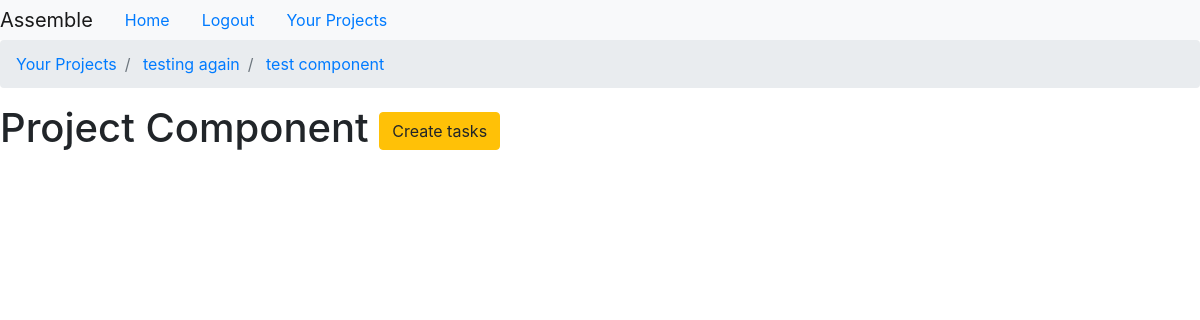
The page /home/project-component-detail/test-component-1/ (signed in) on the database as committed earlier.
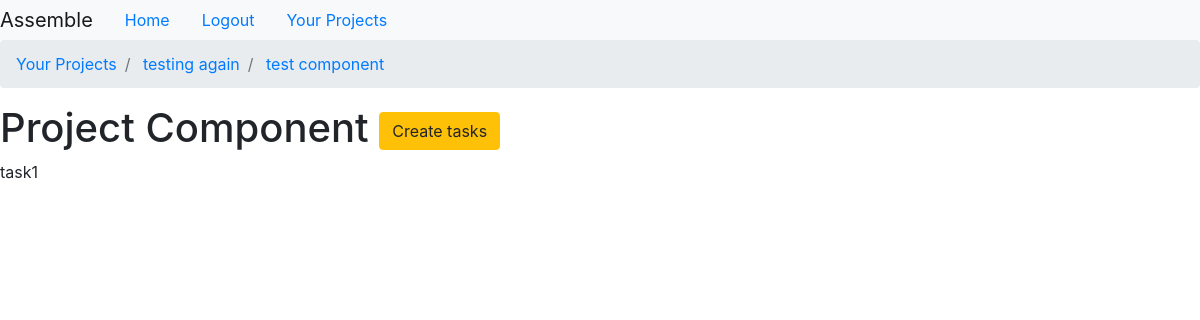
The same page on the database as committed later.
### assemble/models.py (models this page shows, shortened)
class ProjectComponent(models.Model):
    name = models.CharField(max_length=100)
    description = models.TextField(max_length=300)
    completed = models.BooleanField(default=False)
    slug = models.SlugField(max_length=100,unique=True,blank=True,null=True)
    project = models.ForeignKey(Project,on_delete=models.CASCADE)

class Project(models.Model):
    name = models.CharField(max_length=60)
    description = models.TextField(max_length=400)
    user = models.ManyToManyField(User)
    slug = models.SlugField(max_length=100,unique=True,blank=True,null=True)
    completed = models.BooleanField(default=False)

class ComponentTask(models.Model):
    name = models.CharField(max_length=100)
    completed=models.BooleanField(default=False)
    slug= models.SlugField(max_length=100,unique=True,blank=True,null=True)
    project_component = models.ForeignKey(ProjectComponent,on_delete=models.CASCADE)

### assemble/views.py (the view)
# urls.py: path('project-component-detail/<project_component_slug>/',project_component_detail_view,name="project-component-detail"),
@login_required
def project_component_detail_view(request,project_component_slug):
    component = ProjectComponent.objects.get(slug=project_component_slug)
    component_tasks = ComponentTask.objects.filter(project_component__slug=project_component_slug)
    context = {
        'component_tasks':component_tasks,
        'component':component,
    }
    return render(request,'assemble/project_component.html',context)

### templates/assemble/project_component.html
{% extends 'assemble/base.html' %}
{% block breadcrumb %}
    <li class="breadcrumb-item">
        <a href="{% url 'project-list' %}">
            Your Projects
        </a>
    </li>
    <li class="breadcrumb-item">
        <a href="{% url 'project-detail' component.project.slug %}"> {{ component.project.name }} </a>
    </li>
    <li class="breadcrumb-item">
        <a href="{% url 'project-component-detail' component.slug %}"> {{ component.name }} </a>
    </li>
{% endblock breadcrumb %}
{% block content %}
<h1>Project Component <a class="btn btn-warning" href="{% url 'create-task' component.slug %}">Create tasks</a></h1>
{% for task in component_tasks %}
    <p>{{ task.name }}</p>
{% endfor %}
{% endblock content %}

### templates/assemble/base.html (shortened to what this page needs)
<!DOCTYPE html>
<html lang="en">
<head>
    <link rel="stylesheet" href="https://stackpath.bootstrapcdn.com/bootstrap/4.4.1/css/bootstrap.min.css">
    <link rel="stylesheet" href="https://stackpath.bootstrapcdn.com/font-awesome/4.7.0/css/font-awesome.min.css">
</head>
<body>
    {% include 'assemble/navbar.html' %}
    <nav aria-label="breadcrumb">
        <ol class="breadcrumb">
            {% block breadcrumb %}
            {% endblock breadcrumb %}
        </ol>
    </nav>
    {% block content %}
    {% endblock content %}
</body>
</html>

### templates/assemble/navbar.html (shortened to what this page needs)
<nav class="nav navbar-expand-lg navbar-light bg-light">
    <a class="navbar-brand" href="{% url 'home'%} ">Assemble</a>
    <ul class="nav">
        <li class="nav-item">
            <a class="nav-link active" href="{% url 'home' %}">Home</a>
        </li>
        {% if user.is_authenticated %}
            <li class="nav-item">
                <a class="nav-link" href="{% url 'logout' %}">Logout</a>
            </li>
            <li class="nav-item">
                <a class="nav-link" href="{% url 'project-list' %}">Your Projects</a>
            </li>
        {% endif %}
    </ul>
</nav>

Rows that differ between the two databases and show on the page:
added ComponentTask: name "task1"
